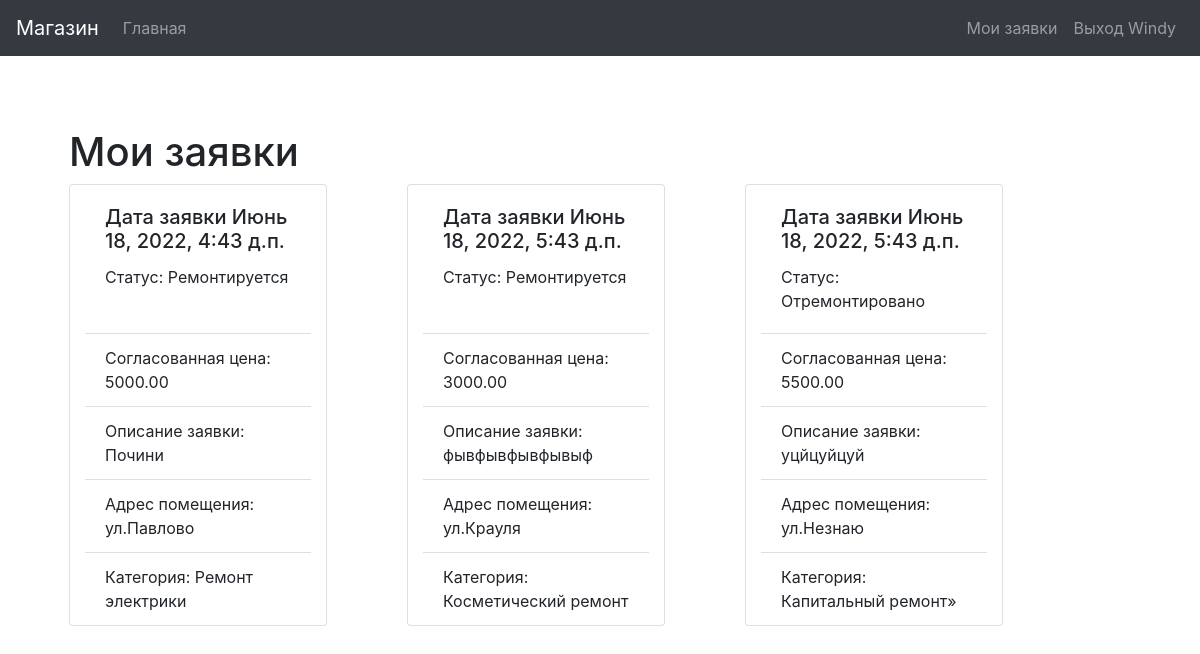
Page /orders (signed in) on the committed database.
### demo/models.py (models this page shows, shortened)
class User(AbstractUser):
    name = models.CharField(max_length=254, verbose_name='Имя', blank=False)
    surname = models.CharField(max_length=254, verbose_name='Фамилия', blank=False)
    patronymic = models.CharField(max_length=254, verbose_name='Отчество', blank=True)
    username = models.CharField(max_length=254, verbose_name='Логин', unique=True, blank=False)
    email = models.CharField(max_length=254, verbose_name='Почта', unique=True, blank=False)
    password = models.CharField(max_length=254, verbose_name='Пароль', blank=False)
    role = models.CharField(max_length=254, verbose_name='Роль', choices=(('user', "Пользователь"),
                                                                          ('admin', "Администратор")), default='user')

class Order(models.Model):
    STATUS_CHOICES = [('new', 'Новая'), ('repairing', 'Ремонтируется'), ('renovated', 'Отремонтировано')]
    user = models.ForeignKey(User, verbose_name='Пользователь', on_delete=models.CASCADE)
    date = models.DateTimeField(verbose_name='Дата заявки', auto_now_add=True)
    address = models.CharField(max_length=254, verbose_name='Адресс помещения', blank=False)
    description = models.TextField(verbose_name='Описание заявки', blank=False)
    max_price = models.DecimalField(verbose_name='Максимальная цена', max_digits=10, decimal_places=2, default=0.00,
                                    blank=True)
    photo_file_after = models.ImageField(max_length=254, null=True, blank=True, upload_to=get_name_file,
                                         validators=[FileExtensionValidator(allowed_extensions=['jpg', 'jpeg',
                                                                                                'png', 'bmp'])])
    photo_file_before = models.ImageField(max_length=254, null=True, blank=True, upload_to=get_name_file,
                                          validators=[FileExtensionValidator(allowed_extensions=['jpg', 'jpeg',
                                                                                                 'png', 'bmp'])])
    category = models.ForeignKey('Category', verbose_name='Категория', on_delete=models.CASCADE)
    price_done = models.DecimalField(verbose_name='Согласованная цена', max_digits=10, decimal_places=2, default=0.00,
                                     null=True, blank=True)
    status = models.CharField(max_length=254, verbose_name='Статус', choices=STATUS_CHOICES, default='new')
    def status_verbose(self):
        return dict(self.STATUS_CHOICES)[self.status]

class Category(models.Model):
    name = models.CharField(max_length=254, verbose_name='Категория', blank=False)

### demo/views.py (the view)
# urls.py: path('orders', orders, name='orders'),
@login_required
def orders(request):
    orders = Order.objects.filter(user=request.user).all()
    return render(request, 'demo/orders.html', context={'orders': orders})

### templates/demo/orders.html
{% extends 'base.html' %}
{% block content %}
    <h1>Мои заявки</h1>
    {% if orders %}
    <div class="container row" style="gap: 5rem">
        {% for item in orders %}
            <div class="card col-3" style="width: 20rem;">
                <div class="card-body">
                    <h5 class="card-title">Дата заявки {{ item.date }}</h5>
                    <p class="card-text">Статус: {{ item.status_verbose }}</p>
                </div>
                <ul class="list-group list-group-flush align-content-center">
                    <li class="list-group-item">Согласованная цена: {{ item.price_done }}</li>
                    <li class="list-group-item">Описание заявки: {{ item.description }}</li>
                    <li class="list-group-item">Адрес помещения: {{ item.address }}</li>
                    <li class="list-group-item">Категория: {{ item.category.name }}</li>
                </ul>
            </div>
        {% endfor %}
    </div>
    {% else %}
    <div>
        <p class="p-1">Заявок нету</p>
    </div>
    {% endif %}
{% endblock %}

### templates/base.html (shortened to what this page needs)
<!doctype html>
<html lang="ru">
<head>
    {% load static %}
    <link rel="stylesheet" href="{% static 'css/bootstrap.min.css' %}">
    <link rel="stylesheet" href="{% static 'css/main.css' %}">
</head>
<body>
<nav class="navbar navbar-expand-md navbar-dark bg-dark fixed-top">
    <a class="navbar-brand" href="#">Магазин</a>
    <div class="collapse navbar-collapse" id="navbarsExampleDefault">
        {% block sidebar %}
            <ul class="navbar-nav mr-auto">
                <li class="nav-item ">
                    <a class="nav-link" href="{% url 'main' %}">Главная</a>
                </li>
            </ul>
            <ul class="navbar-nav">
                {% if user.is_authenticated %}
                    <li class="nav-item">
                        <a class="nav-link" href="{% url 'orders' %}">Мои заявки</a>
                    </li>
                    <li class="nav-item">
                        <a class="nav-link" href="{% url 'logout' %}">Выход {{ user.username }}</a>
                    </li>
                {% endif %}
            </ul>
        {% endblock %}
    </div>
</nav>
<main role="main" class="container">
    <div class="started-templated">
        {% block content %} {% endblock %}
    </div>
</main>
</body>
</html>

### demo/static/css/main.css (style rules this page uses)
body { padding-top: 5rem; }
.started-templated { padding: 3rem 1.5rem; }

### rows in the picture
User: username "Windy"
Order: date "Июнь 18, 2022, 4:43 д.п.", status_verbose "Ремонтируется", price_done "5000.00", description "Почини", address "ул.Павлово", category.name "Ремонт электрики"
Order: date "Июнь 18, 2022, 5:43 д.п.", status_verbose "Ремонтируется", price_done "3000.00", description "фывфывфывфывыф", address "ул.Крауля", category.name "Косметический ремонт"
Order: date "Июнь 18, 2022, 5:43 д.п.", status_verbose "Отремонтировано", price_done "5500.00", description "уцйцуйцуй", address "ул.Незнаю", category.name "Капитальный ремонт»"
